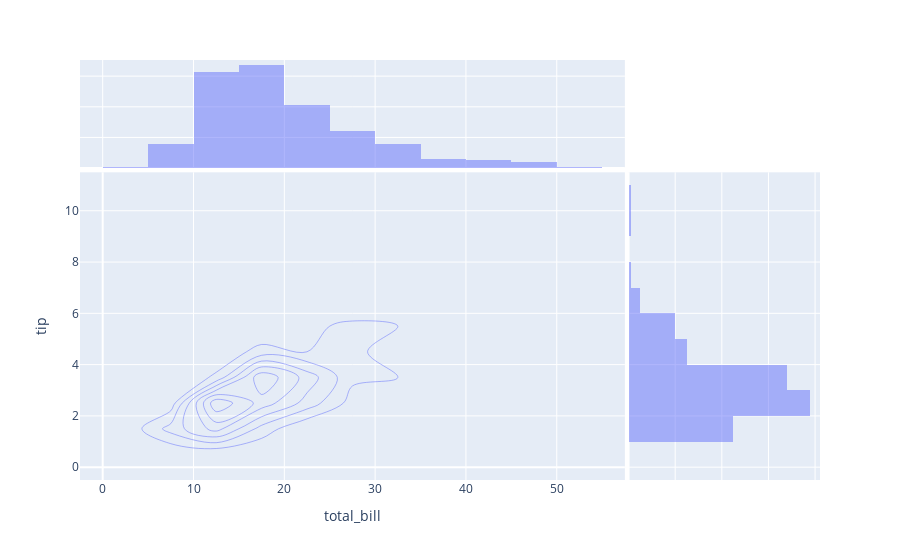

Notebook code cell kept with this figure:
### Markdown cell above
# left top

### Code cell
df = px.data.tips()

fig = px.density_contour(df, x="total_bill", y="tip", marginal_x="histogram", marginal_y="histogram")
fig.show()

### Figure 1 — Plotly figure (JSON) as saved in the notebook; plotly's stock layout.template omitted (floating-point values rounded to 4 significant figures; data arrays with more than 128 entries replaced by an {"elided": "..."} marker saying what was removed)
{"data": [{"contours": {"coloring": "none"}, "hoverlabel": {"namelength": 0}, "hovertemplate": "total_bill=%{x}<br>tip=%{y}<br>count=%{z}", "legendgroup": "", "line": {"color": "#636efa"}, "name": "", "showlegend": false, "type": "histogram2dcontour", "x": {"elided": "244 float values"}, "xaxis": "x", "xbingroup": "x", "y": {"elided": "244 float values"}, "yaxis": "y", "ybingroup": "y"}, {"alignmentgroup": "True", "bingroup": "x", "hoverlabel": {"namelength": 0}, "hovertemplate": "total_bill=%{x}<br>count=%{y}", "legendgroup": "", "marker": {"color": "#636efa"}, "name": "", "offsetgroup": "", "opacity": 0.5, "showlegend": false, "type": "histogram", "x": {"elided": "244 float values"}, "xaxis": "x3", "yaxis": "y3"}, {"alignmentgroup": "True", "bingroup": "y", "hoverlabel": {"namelength": 0}, "hovertemplate": "tip=%{y}<br>count=%{x}", "legendgroup": "", "marker": {"color": "#636efa"}, "name": "", "offsetgroup": "", "opacity": 0.5, "showlegend": false, "type": "histogram", "xaxis": "x2", "y": {"elided": "244 float values"}, "yaxis": "y2"}], "layout": {"barmode": "overlay", "legend": {"tracegroupgap": 0}, "margin": {"t": 60}, "xaxis": {"anchor": "y", "domain": [0, 0.7363], "title": {"text": "total_bill"}}, "xaxis2": {"anchor": "y2", "domain": [0.7413, 1], "matches": "x2", "showgrid": true, "showline": false, "showticklabels": false, "ticks": ""}, "xaxis3": {"anchor": "y3", "domain": [0, 0.7363], "matches": "x", "showgrid": true, "showticklabels": false}, "xaxis4": {"anchor": "y4", "domain": [0.7413, 1], "matches": "x2", "showgrid": true, "showline": false, "showticklabels": false, "ticks": ""}, "yaxis": {"anchor": "x", "domain": [0, 0.7326], "title": {"text": "tip"}}, "yaxis2": {"anchor": "x2", "domain": [0, 0.7326], "matches": "y", "showgrid": true, "showticklabels": false}, "yaxis3": {"anchor": "x3", "domain": [0.7426, 1], "matches": "y3", "showgrid": true, "showline": false, "showticklabels": false, "ticks": ""}, "yaxis4": {"anchor": "x4", "domain": [0.7426, 1], "matches": "y3", "showgrid": true, "showline": false, "showticklabels": false, "ticks": ""}}}
